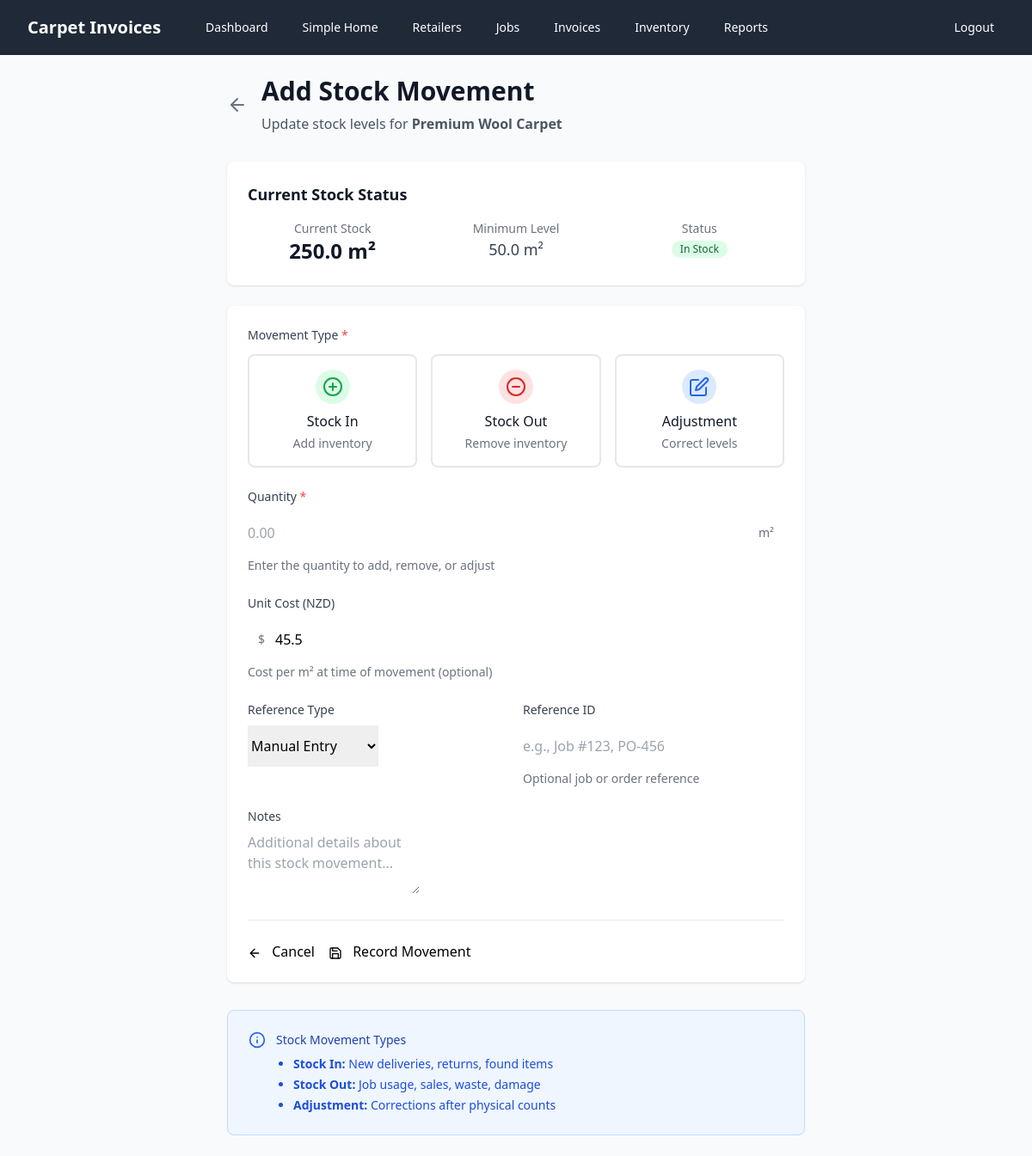
The app's page /inventory/1/movement (signed in) with its own data.
### models.py (models this page shows, shortened)
class InventoryItem(db.Model):
    id = db.Column(db.Integer, primary_key=True)
    name = db.Column(db.String(200), nullable=False)
    description = db.Column(db.String(500))
    category = db.Column(db.String(100), nullable=False)  # carpet, underlay, tools, adhesive, etc.
    unit = db.Column(db.String(50), nullable=False)  # m², linear metres, pieces, litres, etc.
    unit_cost = db.Column(db.Float, nullable=False, default=0.0)  # What you pay for the item
    charge_price = db.Column(db.Float, nullable=False, default=0.0)  # What you charge customers
    current_stock = db.Column(db.Float, nullable=False, default=0.0)
    minimum_stock = db.Column(db.Float, nullable=False, default=0.0)
    supplier = db.Column(db.String(200))
    supplier_code = db.Column(db.String(100))
    date_created = db.Column(db.Date, nullable=False, default=datetime.now().date)
    is_active = db.Column(db.Boolean, nullable=False, default=True)
    stock_movements = relationship("StockMovement", back_populates="inventory_item", cascade="all, delete-orphan")
    @property
    def stock_status(self):
        if self.current_stock <= 0:
            return 'out_of_stock'
        elif self.current_stock <= self.minimum_stock:
            return 'low_stock'
        else:
            return 'in_stock'

### app.py (the view, shortened to what this page needs)
@app.route('/inventory/<int:item_id>/movement', methods=['GET', 'POST'])
@login_required
def add_stock_movement(item_id):
    item = db.session.get(InventoryItem, item_id)
    if not item:
        flash('Inventory item not found!', 'error')
        return redirect(url_for('inventory'))
    return render_template('stock_movement_form.html', item=item)

### app.py (called while the page is built)
def login_required(f):
    from functools import wraps
    @wraps(f)
    def decorated_function(*args, **kwargs):
        if not session.get('logged_in'):
            return redirect(url_for('login'))
        return f(*args, **kwargs)
    return decorated_function

### templates/stock_movement_form.html (shortened to what this page needs)
{% extends "base.html" %}
{% block content %}
<div class="max-w-2xl mx-auto">
    <div class="flex items-center mb-8">
        <a href="{{ url_for('inventory_item_detail', item_id=item.id) }}" class="text-gray-500 hover:text-gray-700 mr-4">
            <i data-feather="arrow-left" class="h-6 w-6"></i>
        </a>
        <div>
            <h1 class="text-3xl font-bold text-gray-900">Add Stock Movement</h1>
            <p class="mt-2 text-gray-600">Update stock levels for <strong>{{ item.name }}</strong></p>
        </div>
    </div>
    <div class="bg-white rounded-lg shadow mb-6 p-6">
        <h3 class="text-lg font-semibold text-gray-900 mb-4">Current Stock Status</h3>
        <div class="grid grid-cols-1 sm:grid-cols-3 gap-4">
            <div class="text-center">
                <p class="text-sm text-gray-500">Current Stock</p>
                <p class="text-2xl font-bold text-gray-900">{{ item.current_stock }} {{ item.unit }}</p>
            </div>
            <div class="text-center">
                <p class="text-sm text-gray-500">Minimum Level</p>
                <p class="text-lg font-medium text-gray-700">{{ item.minimum_stock }} {{ item.unit }}</p>
            </div>
            <div class="text-center">
                <p class="text-sm text-gray-500">Status</p>
                <span class="inline-flex items-center px-2.5 py-0.5 rounded-full text-xs font-medium
                    {% if item.stock_status == 'out_of_stock' %}bg-red-100 text-red-800{% elif item.stock_status == 'low_stock' %}bg-orange-100 text-orange-800{% else %}bg-green-100 text-green-800{% endif %}">
                    {% if item.stock_status == 'out_of_stock' %}Out of Stock{% elif item.stock_status == 'low_stock' %}Low Stock{% else %}In Stock{% endif %}
                </span>
            </div>
        </div>
    </div>
    <div class="bg-white rounded-lg shadow">
        <form action="{{ url_for('add_stock_movement', item_id=item.id) }}" method="POST" class="p-6 space-y-6">
            <div>
                <label class="block text-sm font-medium text-gray-700 mb-3">
                    Movement Type <span class="text-red-500">*</span>
                </label>
                <div class="grid grid-cols-1 sm:grid-cols-3 gap-4">
                    <label class="relative">
                        <div class="movement-type-card border-2 border-gray-200 rounded-lg p-4 cursor-pointer hover:border-green-300 transition-colors">
                            <div class="flex items-center justify-center mb-2">
                                <div class="p-2 rounded-full bg-green-100">
                                    <i data-feather="plus-circle" class="h-6 w-6 text-green-600"></i>
                                </div>
                            </div>
                            <h4 class="text-center font-medium text-gray-900">Stock In</h4>
                            <p class="text-center text-sm text-gray-500 mt-1">Add inventory</p>
                        </div>
                    </label>
                    <label class="relative">
                        <div class="movement-type-card border-2 border-gray-200 rounded-lg p-4 cursor-pointer hover:border-red-300 transition-colors">
                            <div class="flex items-center justify-center mb-2">
                                <div class="p-2 rounded-full bg-red-100">
                                    <i data-feather="minus-circle" class="h-6 w-6 text-red-600"></i>
                                </div>
                            </div>
                            <h4 class="text-center font-medium text-gray-900">Stock Out</h4>
                            <p class="text-center text-sm text-gray-500 mt-1">Remove inventory</p>
                        </div>
                    </label>
                    <label class="relative">
                        <div class="movement-type-card border-2 border-gray-200 rounded-lg p-4 cursor-pointer hover:border-blue-300 transition-colors">
                            <div class="flex items-center justify-center mb-2">
                                <div class="p-2 rounded-full bg-blue-100">
                                    <i data-feather="edit" class="h-6 w-6 text-blue-600"></i>
                                </div>
                            </div>
                            <h4 class="text-center font-medium text-gray-900">Adjustment</h4>
                            <p class="text-center text-sm text-gray-500 mt-1">Correct levels</p>
                        </div>
                    </label>
                </div>
            </div>
            <div>
                <label for="quantity" class="block text-sm font-medium text-gray-700 mb-2">
                    Quantity <span class="text-red-500">*</span>
                </label>
                <div class="relative">
                    <input type="number"
                           id="quantity"
                           name="quantity"
                           step="0.01"
                           min="0.01"
                           required
                           class="form-input touch-input pr-16"
                           placeholder="0.00">
                    <div class="absolute inset-y-0 right-0 pr-3 flex items-center pointer-events-none">
                        <span class="text-gray-500 sm:text-sm">{{ item.unit }}</span>
                    </div>
                </div>
                <p class="mt-1 text-sm text-gray-500">Enter the quantity to add, remove, or adjust</p>
            </div>
            <div>
                <label for="unit_cost" class="block text-sm font-medium text-gray-700 mb-2">
                    Unit Cost (NZD)
                </label>
                <div class="relative">
                    <div class="absolute inset-y-0 left-0 pl-3 flex items-center pointer-events-none">
                        <span class="text-gray-500 sm:text-sm">$</span>
                    </div>
                    <input type="number"
                           id="unit_cost"
                           name="unit_cost"
                           step="0.01"
                           min="0"
                           class="form-input touch-input pl-8"
                           placeholder="{{ item.unit_cost }}"
                           value="{{ item.unit_cost }}">
                </div>
                <p class="mt-1 text-sm text-gray-500">Cost per {{ item.unit }} at time of movement (optional)</p>
            </div>
            <div class="grid grid-cols-1 sm:grid-cols-2 gap-4">
                <div>
                    <label for="reference_type" class="block text-sm font-medium text-gray-700 mb-2">
                        Reference Type
                    </label>
                    <select id="reference_type"
                            name="reference_type"
                            class="form-select touch-input">
                        <option value="manual">Manual Entry</option>
                    </select>
                </div>
                <div>
                    <label for="reference_id" class="block text-sm font-medium text-gray-700 mb-2">
                        Reference ID
                    </label>
                    <input type="text"
                           id="reference_id"
                           name="reference_id"
                           class="form-input touch-input"
                           placeholder="e.g., Job #123, PO-456">
                    <p class="mt-1 text-sm text-gray-500">Optional job or order reference</p>
                </div>
            </div>
            <div>
                <label for="notes" class="block text-sm font-medium text-gray-700 mb-2">
                    Notes
                </label>
                <textarea id="notes"
                          name="notes"
                          rows="3"
                          class="form-textarea touch-input"
                          placeholder="Additional details about this stock movement..."></textarea>
            </div>
            <div class="flex flex-col sm:flex-row gap-4 pt-6 border-t">
                <a href="{{ url_for('inventory_item_detail', item_id=item.id) }}" class="btn-secondary text-center">
                    <i data-feather="arrow-left" class="inline h-4 w-4 mr-2"></i>
                    Cancel
                </a>
                <button type="submit" class="btn-primary">
                    <i data-feather="save" class="inline h-4 w-4 mr-2"></i>
                    Record Movement
                </button>
            </div>
        </form>
    </div>
    <div class="mt-8 bg-blue-50 border border-blue-200 rounded-lg p-6">
        <div class="flex">
            <div class="flex-shrink-0">
                <i data-feather="info" class="h-5 w-5 text-blue-600"></i>
            </div>
            <div class="ml-3">
                <h3 class="text-sm font-medium text-blue-800">Stock Movement Types</h3>
                <div class="mt-2 text-sm text-blue-700">
                    <ul class="list-disc pl-5 space-y-1">
                        <li><strong>Stock In:</strong> New deliveries, returns, found items</li>
                        <li><strong>Stock Out:</strong> Job usage, sales, waste, damage</li>
                        <li><strong>Adjustment:</strong> Corrections after physical counts</li>
                    </ul>
                </div>
            </div>
        </div>
    </div>
</div>
{% endblock %}

### templates/base.html (style rules this page uses)
.touch-input { min-height: 48px; font-size: 16px; }
.form-input { @apply w-full px-4 py-3 border border-gray-300 rounded-lg focus:ring-2 focus:ring-blue-500 focus:border-transparent; }
.form-select { @apply w-full px-4 py-3 border border-gray-300 rounded-lg focus:ring-2 focus:ring-blue-500 focus:border-transparent bg-white; }
.form-textarea { @apply w-full px-4 py-3 border border-gray-300 rounded-lg focus:ring-2 focus:ring-blue-500 focus:border-transparent resize-none; }
.btn-primary { @apply bg-blue-600 hover:bg-blue-700 text-white font-semibold py-3 px-6 rounded-lg transition duration-200; }
.btn-secondary { @apply bg-gray-600 hover:bg-gray-700 text-white font-semibold py-3 px-6 rounded-lg transition duration-200; }

### templates/stock_movement_form.html (style rules this page uses)
.movement-type-card { transition: all 0.2s ease-in-out; }

### records on screen
InventoryItem: name "Premium Wool Carpet", current_stock "250.0", unit "m²", minimum_stock "50.0", unit_cost "45.5"
